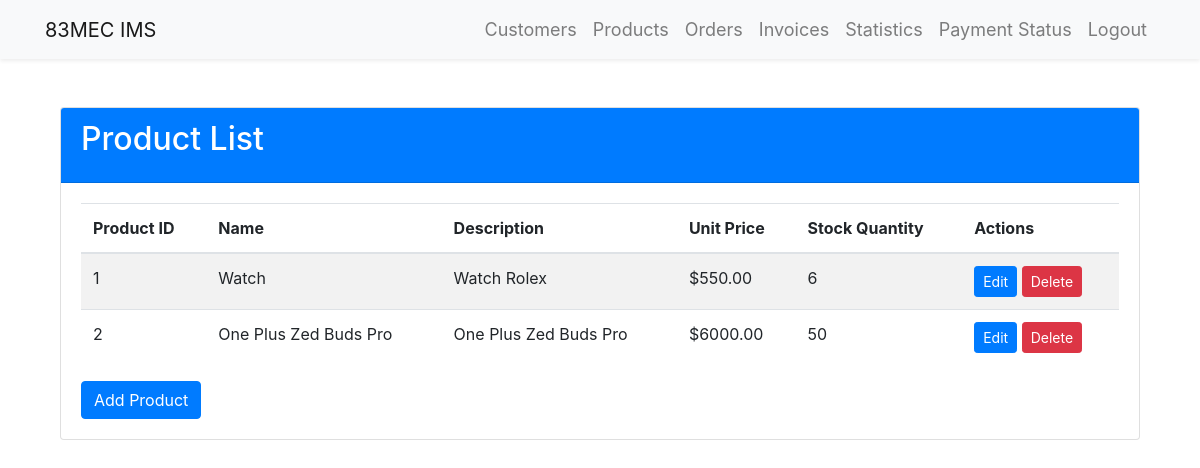
The app's page /product_list/ (signed in) with its own data.
### ims_app/models.py (models this page shows, shortened)
class Product(models.Model):
    product_id = models.AutoField(primary_key=True)
    name = models.CharField(max_length=255)
    description = models.TextField()
    unit_price = models.DecimalField(max_digits=10, decimal_places=2)
    stock_quantity = models.IntegerField()

### ims_app/views.py (the view)
# urls.py: path('product_list/', views.product_list, name='product_list'),
@login_required
def product_list(request):
    products = Product.objects.all()
    return render(request, 'product/product_list.html', {'products': products})

### templates/product/product_list.html (shortened to what this page needs)
{% extends 'base.html' %}
{% block content %}
<div class="container mt-5">
    <div class="row justify-content-center">
        <div class="col-md-12">
            <div class="card">
                <div class="card-header bg-primary text-white">
                    <h2 class="card-title">Product List</h2>
                </div>
                <div class="card-body">
                    <div class="table-responsive">
                        <table class="table table-striped">
                            <thead>
                                <tr>
                                    <th scope="col">Product ID</th>
                                    <th scope="col">Name</th>
                                    <th scope="col">Description</th>
                                    <th scope="col">Unit Price</th>
                                    <th scope="col">Stock Quantity</th>
                                    <th scope="col">Actions</th>
                                </tr>
                            </thead>
                            <tbody>
                                {% for product in products %}
                                    <tr>
                                        <td>{{ product.product_id }}</td>
                                        <td>{{ product.name }}</td>
                                        <td>{{ product.description }}</td>
                                        <td>${{ product.unit_price }}</td>
                                        <td>{{ product.stock_quantity }}</td>
                                        <td>
                                            <a href="{% url 'edit_product' product.product_id %}" class="btn btn-sm btn-primary">Edit</a>
                                            <a href="{% url 'delete_product' product.product_id %}" class="btn btn-sm btn-danger">Delete</a>
                                        </td>
                                    </tr>
                                {% endfor %}
                            </tbody>
                        </table>
                    </div>
                    <a href="{% url 'add_product' %}" class="btn btn-primary">Add Product</a>
                </div>
            </div>
        </div>
    </div>
</div>
{% endblock %}

### records on screen
Product: product_id "1", name "Watch", description "Watch Rolex", unit_price "550.00", stock_quantity "6"
Product: product_id "2", name "One Plus Zed Buds Pro", description "One Plus Zed Buds Pro", unit_price "6000.00", stock_quantity "50"
